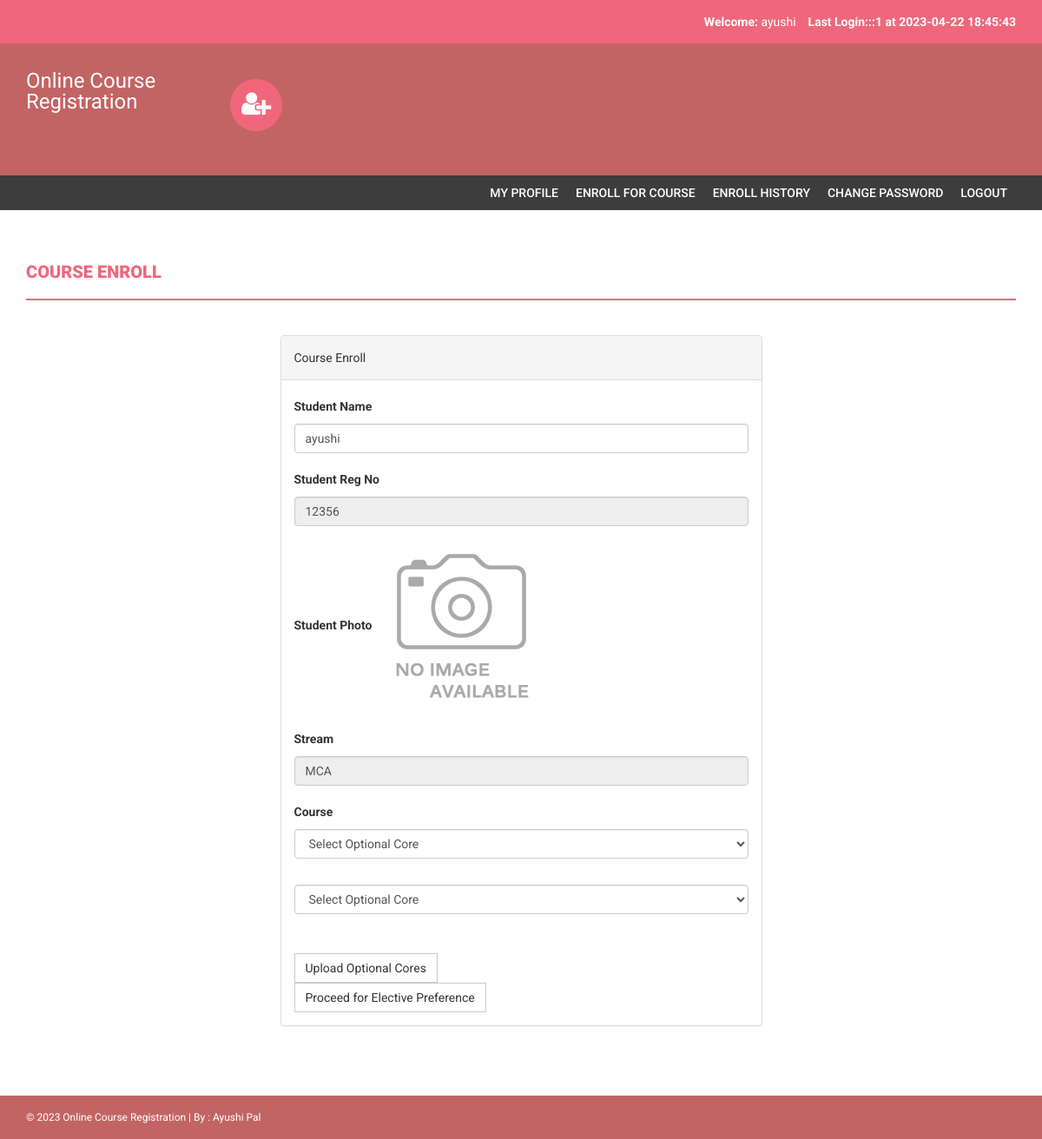
The app's page /onlinecourse/enroll.php (signed in) with its own data.
### tables this page shows
CREATE TABLE `students` (
  `studentRegno` varchar(255) NOT NULL,
  `stream_id` int(11) NOT NULL,
  `studentPhoto` varchar(255) DEFAULT NULL,
  `password` varchar(255) NOT NULL DEFAULT 'Test@123',
  `studentName` varchar(255) DEFAULT NULL,
  `pincode` varchar(255) DEFAULT NULL,
  `session` varchar(255) DEFAULT NULL,
  `department` varchar(255) DEFAULT NULL,
  `semester` varchar(255) DEFAULT NULL,
  `cgpa` decimal(10,2) DEFAULT NULL,
  `courses_allocated_id` int(11) NOT NULL COMMENT 'course codes',
  `enrolment_status` tinyint(1) NOT NULL,
  `optional_core_choice_1` varchar(255) DEFAULT NULL,
  `optional_core_choice_2` varchar(255) DEFAULT NULL,
  `optional_core_choice_3` varchar(255) DEFAULT NULL,
  `password_status` tinyint(1) NOT NULL DEFAULT 0,
  `creationdate` timestamp NULL DEFAULT current_timestamp(),
  `updationDate` varchar(255) DEFAULT NULL
);

CREATE TABLE `stream` (
  `stream_id` int(11) NOT NULL,
  `stream_name` varchar(50) NOT NULL,
  `optional_core_count` int(20) NOT NULL COMMENT 'value cannot be greater than 3',
  `elective_count` int(20) NOT NULL
);

### onlinecourse/enroll.php (the view, shortened to what this page needs)
<?php
include('includes/config.php');
?>
<!DOCTYPE html>
<html xmlns="http://www.w3.org/1999/xhtml">
<head>
    <link href="assets/css/bootstrap.css" rel="stylesheet" />
    <link href="assets/css/font-awesome.css" rel="stylesheet" />
    <link href="assets/css/style.css" rel="stylesheet" />
</head>
<body>
<?php include('includes/header.php');?>
<?php if($_SESSION['login']!="")
{
 include('includes/menubar.php');
}
 ?>
    <div class="content-wrapper">
        <div class="container">
              <div class="row">
                    <div class="col-md-12">
                        <h1 class="page-head-line">Course Enroll </h1>
                    </div>
                </div>
                <div class="row" >
                  <div class="col-md-3"></div>
                    <div class="col-md-6">
                        <div class="panel panel-default">
                        <div class="panel-heading">
                          Course Enroll
                        </div>
<?php $sql=mysqli_query($con,"select * from students where studentRegno='".$_SESSION['login']."'");
while($row=mysqli_fetch_array($sql))
{ ?>
                        <div class="panel-body">
                       <form name="dept" method="post" enctype="multipart/form-data">
   <div class="form-group">
    <label for="studentname">Student Name  </label>
    <input type="text" class="form-control" id="studentname" name="studentname" value="<?php echo htmlentities($row['studentName']);?>"  />
  </div>
 <div class="form-group">
    <label for="studentRegno">Student Reg No   </label>
    <input type="text" class="form-control" id="studentRegno" name="studentRegno" value="<?php echo htmlentities($row['studentRegno']);?>"  placeholder="Student Reg no" readonly />
  </div>
<div class="form-group">
    <label for="Pincode">Student Photo  </label>
   <?php if($row['studentPhoto']==""){ ?>
   <img src="studentphoto/noimage.png" width="200" height="200"><?php } else {?>
   <img src="studentphoto/<?php echo htmlentities($row['studentPhoto']);?>" width="200" height="200">
   <?php } ?>
  </div>
<div class="form-group">
    <label for="Department">Stream  </label>
   <?php
$sql1=mysqli_query($con,"select * from stream where stream_id='".$row['stream_id']."'");
$row1=mysqli_fetch_array($sql1);
?>
<input type="text" class="form-control" id="streamName" name="streamName" readonly value="<?php echo htmlentities($row1['stream_name']);?>" required />
  </div>
  <div class="form-group">
    <label for="Course">Course  </label>
    <?php
    $optional_core_count=$row1['optional_core_count'];
    for($i=0;$i<$optional_core_count;$i++) {
    ?>
    <select class="form-control" name="optional_cores[]" id="optional_cores_<?php echo $i; ?>" required="required">
        <option value="">Select Optional Core</option>
    </select>
    <br>
    <?php } ?>
</div>
 <?php } ?>
 <button type="submit" name="submit" id="submit" class="btn btn-default">Upload Optional Cores</button>
</form>
<form method='post'>
 <div>
 <button type="submit" name="submit1" id="submit1" class="btn btn-default">Proceed for Elective Preference</button>
</div>
</form>
                            </div>
                            </div>
                    </div>
                </div>
            </div>
        </div>
  <?php include('includes/footer.php');?>
</body>
</html>

### onlinecourse/includes/header.php (shortened to what this page needs)
<?php
include("includes/config.php");
?>
<?php if($_SESSION['login']!="")
{?>
<header>
        <div class="container">
            <div class="row">
                <div class="col-md-12">
                    <strong>Welcome: </strong><?php echo htmlentities($_SESSION['sname']);?>
                    <strong>Last Login:<?php
        $ret=mysqli_query($con,"SELECT  * from userlog where studentRegno='".$_SESSION['login']."' order by id desc limit 1,1");
                    $row=mysqli_fetch_array($ret);
                    echo $row['userip']; ?> at <?php echo $row['loginTime'];?></strong>
                </div>
            </div>
        </div>
    </header>
    <?php } ?>
    <div class="navbar navbar-inverse set-radius-zero">
        <div class="container">
            <div class="navbar-header">
                <a class="navbar-brand" href="#" style="color:#fff; font-size:24px;4px; line-height:24px; ">
                   Online Course Registration
                </a>
            </div>
            <div class="left-div">
                <i class="fa fa-user-plus login-icon" ></i>
        </div>
            </div>
        </div>

### onlinecourse/assets/css/style.css (style rules this page uses)
body { font-family: 'Roboto', sans-serif; line-height: 30px; }
.set-radius-zero { border-radius: 0px; -moz-border-radius: 0px; -webkit-border-radius: 0px; }
.content-wrapper { margin-top: 40px; min-height: 600px; padding-bottom: 60px; }
.page-head-line { font-weight: 900; padding-bottom: 20px; border-bottom: 2px solid #F0677C; text-transform: uppercase; color: #F0677C; font-size: 20px; margin-bottom: 40px; }
.btn { border-radius: 0px; -webkit-border-radius: 0px; -moz-border-radius: 0px; }
.login-icon { height: 60px; width: 60px; padding: 13px; border-radius: 50%; font-size: 30px; margin-bottom: 20px; color: #fff; text-align: center; cursor:pointer; background-color:#F0677C; -webkit-border-radius:50%; -moz-border-radius:50%; }
header { background-color: #F0677C; color: #fff; padding: 10px; text-align: right; }
.left-div { padding-left: 30px; margin-top: 40px; margin-bottom: 30px; }
.navbar-brand { width: 250px; padding-top: 30px; }
.navbar-inverse { background-color: #C36464; border-color: transparent; }
.navbar { margin-bottom: 0px; }

### records on screen
students: studentname "ayushi", studentRegno "12356", streamName "MCA"

### other values on screen
$_SESSION['sname'] "ayushi"
$row['userip'] "::1"
$row['loginTime'] "2023-04-22 18:45:43"
